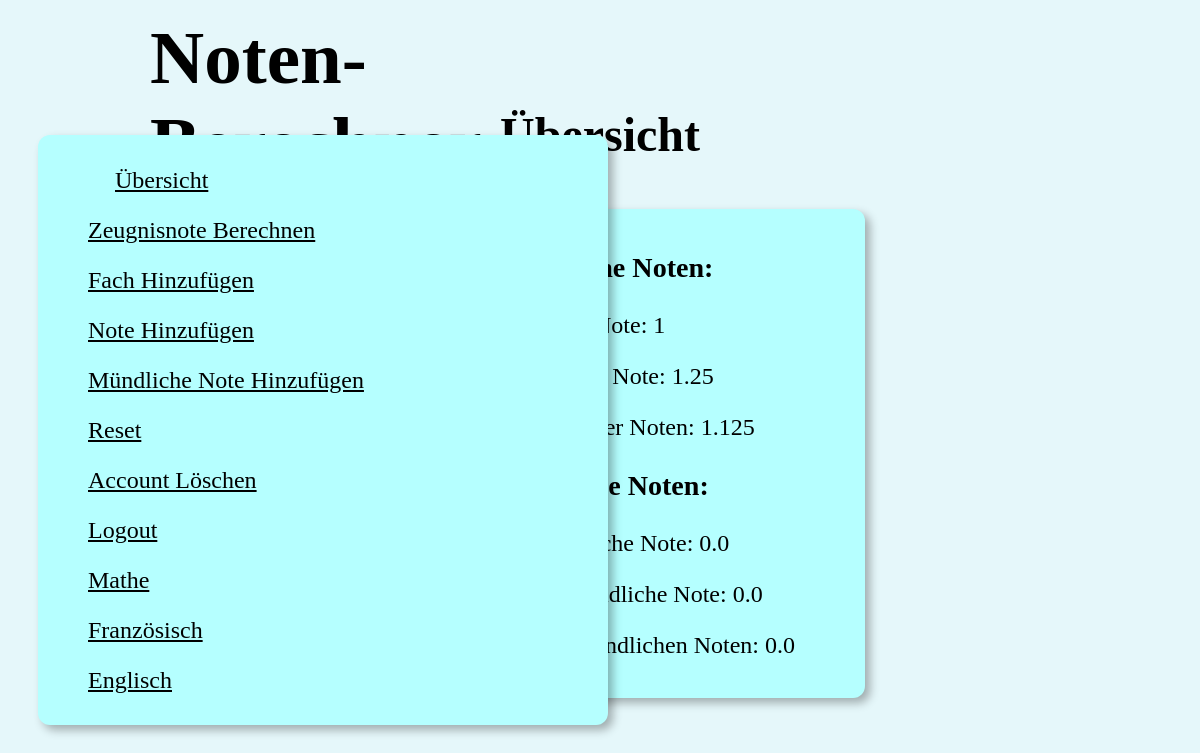
The page /signedin (signed in) on the database its author committed.
### main.py (models this page shows)
class Fach(db.Model):
    id = db.Column(db.Integer, primary_key=True)
    name = db.Column(db.String(80), nullable=False)
    noten = db.relationship('Note', backref = 'fach', lazy = 'dynamic')
    muendliche_noten = db.relationship('Muendliche_Note', backref = 'fach', lazy = 'dynamic')
    user_id = db.Column(db.Integer, db.ForeignKey('user.id'), nullable=False)

class Note(db.Model):
    id = db.Column(db.Integer, primary_key=True)
    wert = db.Column(db.Integer, nullable=False)
    fach_id = db.Column(db.Integer, db.ForeignKey('fach.id'), nullable=False)
    user_id = db.Column(db.Integer, db.ForeignKey('user.id'), nullable=False)

### main.py (the view)
@app.route('/signedin', methods=['POST', 'GET'])
def signedin():
    noten = Note.query.filter_by(user_id=current_id).all()
    beste_note = min([note.wert for note in noten]) if len(noten) > 0 else 0.0
    schlechteste_note = max([note.wert for note in noten]) if len(noten) > 0 else 0.0
    durchschnitt = sum([note.wert for note in noten])/len(noten) if len(noten) > 0 else 0.0
    muendliche_noten = Muendliche_Note.query.filter_by(user_id=current_id).all()
    beste_muendliche_note = min([muendliche_note.wert for muendliche_note in muendliche_noten]) if len(muendliche_noten) > 0 else 0.0
    schlechteste_muendliche_note = max([muendliche_note.wert for muendliche_note in muendliche_noten]) if len(muendliche_noten) > 0 else 0.0
    durchschnitt_muendliche_note = sum([muendliche_note.wert for muendliche_note in muendliche_noten])/len(muendliche_noten) if len(muendliche_noten) > 0 else 0.0
    subjects = Fach.query.filter_by(user_id=current_id).all()
    return render_template('signedin.html', subjects=subjects, signedin=True, beste_note=beste_note, schlechteste_note=schlechteste_note, durchschnitt=durchschnitt, beste_muendliche_note=beste_muendliche_note, schlechteste_muendliche_note=schlechteste_muendliche_note, durchschnitt_muendliche_note=durchschnitt_muendliche_note)

### main.py (called while the page is built)
@login_manager.user_loader
def loader_user(user_id):
    return User.query.get(user_id)

### templates/signedin.html (shortened to what this page needs)
{% extends "base.html" %}
{% block title %}Übersicht{% endblock %}
{% block subject_links %}{{ super() }}{% endblock %}
{% block content %}
<div class="content">
    <h3>Schriftliche Noten:</h3>
    <p>Beste Note: {{ beste_note }}</p>
    <p>Schlechteste Note: {{ schlechteste_note }}</p>
    <p>Durchschnitt Aller Noten: {{ durchschnitt }}</p>
    <h3>Mündliche Noten:</h3>
    <p>Beste Mündliche Note: {{ beste_muendliche_note }}</p>
    <p>Schlechteste Mündliche Note: {{ schlechteste_muendliche_note }}</p>
    <p>Durchschnitt der Mündlichen Noten: {{ durchschnitt_muendliche_note }}</p>
</div>
{% endblock %}

### templates/base.html (shortened to what this page needs)
<!DOCTYPE html>
<html lang="de">
<head>
    <link rel="stylesheet" href="{{ url_for('static', filename='style.css') }}">
</head>
<body>
    <h1 class="ultimate-heading">Noten-Berechner</h1>
    <h1 class="heading">{% block title %}{% endblock %}</h1>
    <div class="links-div">
        <a class="link {{ signedin }}" href="/signedin">Übersicht</a><br>
        <a class="link {{ zeugnisnote }}" href="/zeugnisnote">Zeugnisnote Berechnen</a><br>
        <a class="link {{ fach_hinzufügen }}" href="/fach_hinzufügen">Fach Hinzufügen</a><br>
        <a class="link {{ note_hinzufügen }}" href="/note_hinzufügen">Note Hinzufügen</a><br>
        <a class="link {{ muendliche_note_hinzufügen }}" href="/muendliche_note_hinzufügen">Mündliche Note Hinzufügen</a><br>
        <a class="link {{ reset }}" href="/reset">Reset</a><br>
        <a class="link {{ delete }}" href="/delete">Account Löschen</a><br>
        <a class="link {{ logout }}" href="/logout">Logout</a><br>
        {% block subject_links %}
        {% for subject2 in subjects %}
        {% if subject2 != subject %}
        <a class="link" href="/fach_uebersicht/{{ subject2.name }}">{{ subject2.name }}</a><br>
        {% else %}
        <a class="link active" href="/fach_uebersicht/{{ subject2.name }}">{{ subject2.name }}</a><br>
        {% endif %}
        {% endfor %}
        {% endblock %}
    </div>
    {% block content %}
    {% endblock %}
</body>
</html>

### static/style.css (style rules this page uses)
.links-div { color: black; background-color: rgb(181, 255, 255); text-align: left; padding: 20px; padding-left: 50px; margin: 30px; position: absolute; top: 50%; -ms-transform: translateY(-50%); transform: translateY(-50%); border-radius: 12px; box-shadow: 5px 5px 10px rgba(0,0,0,0.3); font-size: 24px; width: 500px; line-height: 50px; }
a { color: black; font-size: 20; }
body { background-color: rgb(229, 247, 250); }
.heading { color: black; font-size: 48px; text-align: center; padding-top: 75px; padding-bottom: 15px; font-weight: bold; }
.True { animation: active; animation-duration: 0.5s; color: black; text-decoration: underline; padding-top: 12px; padding-bottom: 12px; padding-left: 12px; padding-right: 12px; margin-left: 15px; }
.content { margin: auto; padding: 15px; border-radius: 12px; box-shadow: 5px 5px 10px rgba(0,0,0,0.3); font-size: 24px; width: 500px; text-align: center; background-color: rgb(181, 255, 255); }
.ultimate-heading { color: black; font-size: 75px; text-decoration: none; left: 0%; top: 0%; width: 350px; position: absolute; text-align: left; margin-top: 0%; padding-top: 15px; padding-left: 150px; }

### rows shown on the page
Fach: name "Mathe"
Fach: name "Französisch"
Fach: name "Englisch"
Note: wert "1.25"

### other values the page prints
{{ beste_note }} "1"
{{ durchschnitt }} "1.125"
{{ beste_muendliche_note }} "0.0"
{{ schlechteste_muendliche_note }} "0.0"
{{ durchschnitt_muendliche_note }} "0.0"
